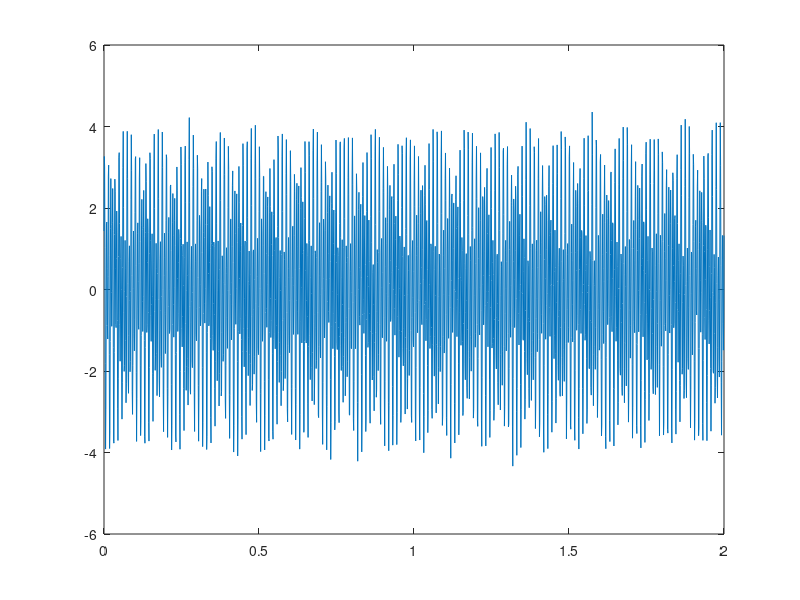

Write the MATLAB code that produced this figure. (Note: this script raises an error after producing the figure.)
%meros 3o
fs=1000;
t=linspace(0,2,2*fs);

u=randn([1,length(t)]);
X1=1.5*cos(2*pi*80*t)+2.5*sin(2*pi*150*t);
X=X1+0.15*u;
figure(1);
plot(t,X);
window=0.04*fs;
noverlap=window/2;
[S,F,T,P]=spectrogram(X,window,noverlap,window,fs);
figure(2);
surf(T,F,abs(S),'edgecolor','none');
view(0,90);
%3g
[s, f]= wavescales('morl',fs);
cwt = cwtft({X,1/fs}, 'scales',s,'wavelet','morl');
cwt_v=abs(cwt.cfs);
figure(3);
surf(t,f,cwt_v,'edgecolor','none'); 
view(0,90);

%3.2
%a
X2=1.5*cos(2*pi*40*t)+1.5*sin(2*pi*100*t);
Xd1=zeros(1,length(t));
Xd1(625)=5;
Xd1(650)=1;
X3=X2+0.15*u+Xd1;
figure(4);
plot(t,X3);
%b
k=0;
for i =[0.06,0.04,0.02]
    k=k+1;
    window2=i*fs;
    noverlap2=window2/2;
    [S2,F2,T2]=spectrogram(X3,window2,noverlap2,window2,fs);
    figure(4+k);
    contour(T2,F2,abs(S2));
end
[s, f]= wavescales('morl',fs);
cwt = cwtft({X3,1/fs}, 'scales',s,'wavelet','morl');
cwt_v=abs(cwt.cfs);
figure(8);
contour(t,f,cwt_v);